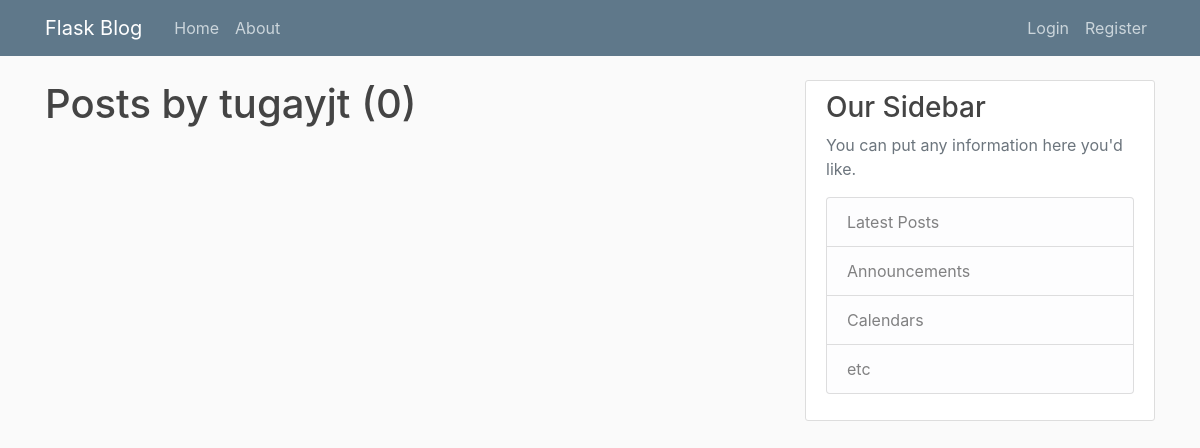
The app's page /user/tugayjt, older data.
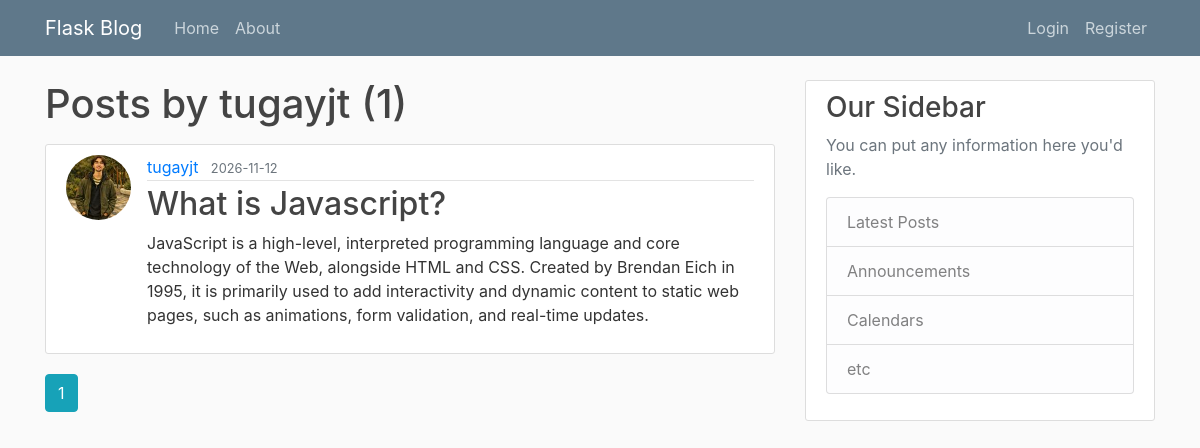
The same page, newer data.
### flaskblog/models.py (models this page shows, shortened)
class Post(db.Model):
    id = db.Column(db.Integer, primary_key=True)
    title = db.Column(db.String(100), nullable=False)
    date_posted = db.Column(db.DateTime, nullable=False, default=datetime.utcnow)
    content = db.Column(db.Text, nullable=False)
    user_id = db.Column(db.Integer, db.ForeignKey('user.id'), nullable=False)

class User(db.Model, UserMixin):
    id = db.Column(db.Integer, primary_key=True)
    username = db.Column(db.String(20), unique=True, nullable=False)
    email = db.Column(db.String(120), unique=True, nullable=False)
    image_file = db.Column(db.String(20), nullable=False, default='default.jpg')
    password = db.Column(db.String(60), nullable=False)
    posts = db.relationship('Post', backref='author', lazy=True)

### flaskblog/users/routes.py (the view)
@users.route("/user/<string:username>")
def user_posts(username):
    page = request.args.get('page', 1, type=int)
    user = User.query.filter_by(username=username).first_or_404()
    posts = Post.query.filter_by(author=user)\
        .order_by(Post.date_posted.desc())\
        .paginate(page=page, per_page=5)
    return render_template('user_posts.html', posts=posts, user=user)

### flaskblog/templates/user_posts.html
{% extends "layout.html" %}
{% block content %}
    <h1 class="mb-3">Posts by {{ user.username }} ({{ posts.total }})</h1>
    {% for post in posts.items %}
        <article class="media content-section">
          <img class="rounded-circle article-img" src="{{ url_for('static', filename='profile_pics/' + post.author.image_file) }}">
          <div class="media-body">
            <div class="article-metadata">
              <a class="mr-2" href="{{ url_for('users.user_posts', username=post.author.username) }}">{{ post.author.username }}</a>
              <small class="text-muted">{{ post.date_posted.strftime('%Y-%m-%d') }}</small>
            </div>
            <h2><a class="article-title" href="{{ url_for('posts.post', post_id=post.id) }}">{{ post.title }}</a></h2>
            <p class="article-content">{{ post.content }}</p>
          </div>
        </article>
    {% endfor %}
    {% for page_num in posts.iter_pages(left_edge=1, right_edge=1, left_current=1, right_current=2) %}
      {% if page_num %}
        {% if posts.page == page_num %}
          <a class="btn btn-info mb-4" href="{{ url_for('users.user_posts', username=user.username, page=page_num) }}">{{ page_num }}</a>
        {% else %}
          <a class="btn btn-outline-info mb-4" href="{{ url_for('users.user_posts', username=user.username, page=page_num) }}">{{ page_num }}</a>
        {% endif %}
      {% else %}
        ...
      {% endif %}
    {% endfor %}
{% endblock content %}

Row changes from the older to the newer data that the page shows:
added Post: image_file (picture), author.username "tugayjt", date_posted "2026-11-12", title "What is Javascript?", content "JavaScript is a high-level, interpreted programming language and core technology of the Web, alongside HTML and CSS. Created by Brendan Eich in 1995, it is primarily used to add interactivity and dynamic content to static web pages, such as animations, form validation, and real-time updates."
Text that changed along with them:
{{ posts.total }}: "0" → "1"
new list line: "1"
